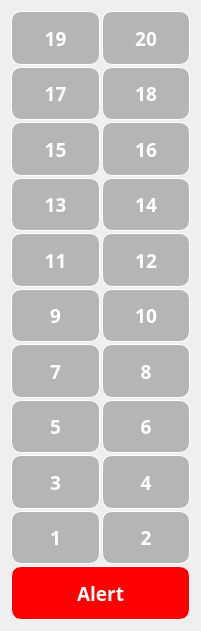
   <widget class="QWidget" name="gridLayoutWidget">
    <property name="geometry">
     <rect>
      <x>30</x>
      <y>140</y>
      <width>201</width>
      <height>631</height>
     </rect>
    </property>
    <property name="font">
     <font>
      <family>等线</family>
      <pointsize>14</pointsize>
      <weight>75</weight>
      <bold>true</bold>
     </font>
    </property>
    <property name="styleSheet">
     <string notr="true">QPushButton{
background-color: rgb(181, 181, 181);
color: white;
border-radius: 10px;
border: 1px white;
border-style: outset;
}
QPushButton:hover{
background-color: rgb(77, 199, 176);
}
QPushButton:pressed{
background-color: green;
color: white;
}</string>
    </property>
    <layout class="QGridLayout" name="Elevator1">
     <property name="sizeConstraint">
      <enum>QLayout::SetNoConstraint</enum>
     </property>
     <property name="spacing">
      <number>2</number>
     </property>
     <item row="4" column="2">
      <widget class="QPushButton" name="E1F16">
       <property name="sizePolicy">
        <sizepolicy hsizetype="Expanding" vsizetype="Expanding">
         <horstretch>0</horstretch>
         <verstretch>0</verstretch>
        </sizepolicy>
       </property>
       <property name="font">
        <font>
         <family>等线</family>
         <pointsize>14</pointsize>
         <weight>75</weight>
         <bold>true</bold>
        </font>
       </property>
       <property name="styleSheet">
        <string notr="true">QPushButton{
background-color: rgb(181, 181, 181);
color: white;
border-radius: 10px;
border: 1px white;
border-style: outset;
}
QPushButton:hover{
background-color: rgb(77, 199, 176);
}
QPushButton:pressed{
background-color: green;
color: white;
}</string>
       </property>
       <property name="text">
        <string>16</string>
       </property>
      </widget>
     </item>
     <item row="6" column="1">
      <widget class="QPushButton" name="E1F11">
       <property name="sizePolicy">
        <sizepolicy hsizetype="Expanding" vsizetype="Expanding">
         <horstretch>0</horstretch>
         <verstretch>0</verstretch>
        </sizepolicy>
       </property>
       <property name="font">
        <font>
         <family>等线</family>
         <pointsize>14</pointsize>
         <weight>75</weight>
         <bold>true</bold>
        </font>
       </property>
       <property name="styleSheet">
        <string notr="true">QPushButton{
background-color: rgb(181, 181, 181);
color: white;
border-radius: 10px;
border: 1px white;
border-style: outset;
}
QPushButton:hover{
background-color: rgb(77, 199, 176);
}
QPushButton:pressed{
background-color: green;
color: white;
}</string>
       </property>
       <property name="text">
        <string>11</string>
       </property>
      </widget>
     </item>
     <item row="8" column="1">
      <widget class="QPushButton" name="E1F7">
       <property name="sizePolicy">
        <sizepolicy hsizetype="Expanding" vsizetype="Expanding">
         <horstretch>0</horstretch>
         <verstretch>0</verstretch>
        </sizepolicy>
       </property>
       <property name="font">
        <font>
         <family>等线</family>
         <pointsize>14</pointsize>
         <weight>75</weight>
         <bold>true</bold>
        </font>
       </property>
       <property name="styleSheet">
        <string notr="true">QPushButton{
background-color: rgb(181, 181, 181);
color: white;
border-radius: 10px;
border: 1px white;
border-style: outset;
}
QPushButton:hover{
background-color: rgb(77, 199, 176);
}
QPushButton:pressed{
background-color: green;
color: white;
}</string>
       </property>
       <property name="text">
        <string>7</string>
       </property>
      </widget>
     </item>
     <item row="3" column="2">
      <widget class="QPushButton" name="E1F18">
       <property name="sizePolicy">
        <sizepolicy hsizetype="Expanding" vsizetype="Expanding">
         <horstretch>0</horstretch>
         <verstretch>0</verstretch>
        </sizepolicy>
       </property>
       <property name="font">
        <font>
         <family>等线</family>
         <pointsize>14</pointsize>
         <weight>75</weight>
         <bold>true</bold>
        </font>
       </property>
       <property name="styleSheet">
        <string notr="true">QPushButton{
background-color: rgb(181, 181, 181);
color: white;
border-radius: 10px;
border: 1px white;
border-style: outset;
}
QPushButton:hover{
background-color: rgb(77, 199, 176);
}
QPushButton:pressed{
background-color: green;
color: white;
}</string>
       </property>
       <property name="text">
        <string>18</string>
       </property>
      </widget>
     </item>
     <item row="10" column="1">
      <widget class="QPushButton" name="E1F3">
       <property name="sizePolicy">
        <sizepolicy hsizetype="Expanding" vsizetype="Expanding">
         <horstretch>0</horstretch>
         <verstretch>0</verstretch>
        </sizepolicy>
       </property>
       <property name="font">
        <font>
         <family>等线</family>
         <pointsize>14</pointsize>
         <weight>75</weight>
         <bold>true</bold>
        </font>
       </property>
       <property name="styleSheet">
        <string notr="true">QPushButton{
background-color: rgb(181, 181, 181);
color: white;
border-radius: 10px;
border: 1px white;
border-style: outset;
}
QPushButton:hover{
background-color: rgb(77, 199, 176);
}
QPushButton:pressed{
background-color: green;
color: white;
}</string>
       </property>
       <property name="text">
        <string>3</string>
       </property>
      </widget>
     </item>
     <item row="3" column="1">
      <widget class="QPushButton" name="E1F17">
       <property name="sizePolicy">
        <sizepolicy hsizetype="Expanding" vsizetype="Expanding">
         <horstretch>0</horstretch>
         <verstretch>0</verstretch>
        </sizepolicy>
       </property>
       <property name="font">
        <font>
         <family>等线</family>
         <pointsize>14</pointsize>
         <weight>75</weight>
         <bold>true</bold>
        </font>
       </property>
       <property name="styleSheet">
        <string notr="true">QPushButton{
background-color: rgb(181, 181, 181);
color: white;
border-radius: 10px;
border: 1px white;
border-style: outset;
}
QPushButton:hover{
background-color: rgb(77, 199, 176);
}
QPushButton:pressed{
background-color: green;
color: white;
}</string>
       </property>
       <property name="text">
        <string>17</string>
       </property>
      </widget>
     </item>
     <item row="2" column="1">
      <widget class="QPushButton" name="E1F19">
       <property name="sizePolicy">
        <sizepolicy hsizetype="Expanding" vsizetype="Expanding">
         <horstretch>0</horstretch>
         <verstretch>0</verstretch>
        </sizepolicy>
       </property>
       <property name="font">
        <font>
         <family>等线</family>
         <pointsize>14</pointsize>
         <weight>75</weight>
         <bold>true</bold>
        </font>
       </property>
       <property name="styleSheet">
        <string notr="true">QPushButton{
background-color: rgb(181, 181, 181);
color: white;
border-radius: 10px;
border: 1px white;
border-style: outset;
}
QPushButton:hover{
background-color: rgb(77, 199, 176);
}
QPushButton:pressed{
background-color: green;
color: white;
}</string>
       </property>
       <property name="text">
        <string>19</string>
       </property>
       <property name="flat">
        <bool>false</bool>
       </property>
      </widget>
     </item>
     <item row="5" column="2">
      <widget class="QPushButton" name="E1F14">
       <property name="sizePolicy">
        <sizepolicy hsizetype="Expanding" vsizetype="Expanding">
         <horstretch>0</horstretch>
         <verstretch>0</verstretch>
        </sizepolicy>
       </property>
       <property name="font">
        <font>
         <family>等线</family>
         <pointsize>14</pointsize>
         <weight>75</weight>
         <bold>true</bold>
        </font>
       </property>
       <property name="styleSheet">
        <string notr="true">QPushButton{
background-color: rgb(181, 181, 181);
color: white;
border-radius: 10px;
border: 1px white;
border-style: outset;
}
QPushButton:hover{
background-color: rgb(77, 199, 176);
}
QPushButton:pressed{
background-color: green;
color: white;
}</string>
       </property>
       <property name="text">
        <string>14</string>
       </property>
      </widget>
     </item>
     <item row="6" column="2">
      <widget class="QPushButton" name="E1F12">
       <property name="sizePolicy">
        <sizepolicy hsizetype="Expanding" vsizetype="Expanding">
         <horstretch>0</horstretch>
         <verstretch>0</verstretch>
        </sizepolicy>
       </property>
       <property name="font">
        <font>
         <family>等线</family>
         <pointsize>14</pointsize>
         <weight>75</weight>
         <bold>true</bold>
        </font>
       </property>
       <property name="styleSheet">
        <string notr="true">QPushButton{
background-color: rgb(181, 181, 181);
color: white;
border-radius: 10px;
border: 1px white;
border-style: outset;
}
QPushButton:hover{
background-color: rgb(77, 199, 176);
}
QPushButton:pressed{
background-color: green;
color: white;
}</string>
       </property>
       <property name="text">
        <string>12</string>
       </property>
      </widget>
     </item>
     <item row="10" column="2">
      <widget class="QPushButton" name="E1F4">
       <property name="sizePolicy">
        <sizepolicy hsizetype="Expanding" vsizetype="Expanding">
         <horstretch>0</horstretch>
         <verstretch>0</verstretch>
        </sizepolicy>
       </property>
       <property name="font">
        <font>
         <family>等线</family>
         <pointsize>14</pointsize>
         <weight>75</weight>
         <bold>true</bold>
        </font>
       </property>
       <property name="styleSheet">
        <string notr="true">QPushButton{
background-color: rgb(181, 181, 181);
color: white;
border-radius: 10px;
border: 1px white;
border-style: outset;
}
QPushButton:hover{
background-color: rgb(77, 199, 176);
}
QPushButton:pressed{
background-color: green;
color: white;
}</string>
       </property>
       <property name="text">
        <string>4</string>
       </property>
      </widget>
     </item>
     <item row="7" column="2">
      <widget class="QPushButton" name="E1F10">
       <property name="sizePolicy">
        <sizepolicy hsizetype="Expanding" vsizetype="Expanding">
         <horstretch>0</horstretch>
         <verstretch>0</verstretch>
        </sizepolicy>
       </property>
       <property name="font">
        <font>
         <family>等线</family>
         <pointsize>14</pointsize>
         <weight>75</weight>
         <bold>true</bold>
        </font>
       </property>
       <property name="styleSheet">
        <string notr="true">QPushButton{
background-color: rgb(181, 181, 181);
color: white;
border-radius: 10px;
border: 1px white;
border-style: outset;
}
QPushButton:hover{
background-color: rgb(77, 199, 176);
}
QPushButton:pressed{
background-color: green;
color: white;
}</string>
       </property>
       <property name="text">
        <string>10</string>
       </property>
       <property name="autoDefault">
        <bool>false</bool>
       </property>
       <property name="default">
        <bool>false</bool>
       </property>
       <property name="flat">
        <bool>false</bool>
       </property>
      </widget>
     </item>
     <item row="9" column="1">
      <widget class="QPushButton" name="E1F5">
       <property name="sizePolicy">
        <sizepolicy hsizetype="Expanding" vsizetype="Expanding">
         <horstretch>0</horstretch>
         <verstretch>0</verstretch>
        </sizepolicy>
       </property>
       <property name="font">
        <font>
         <family>等线</family>
         <pointsize>14</pointsize>
         <weight>75</weight>
         <bold>true</bold>
        </font>
       </property>
       <property name="styleSheet">
        <string notr="true">QPushButton{
background-color: rgb(181, 181, 181);
color: white;
border-radius: 10px;
border: 1px white;
border-style: outset;
}
QPushButton:hover{
background-color: rgb(77, 199, 176);
}
QPushButton:pressed{
background-color: green;
color: white;
}</string>
       </property>
       <property name="text">
        <string>5</string>
       </property>
      </widget>
     </item>
     <item row="11" column="2">
      <widget class="QPushButton" name="E1F2">
       <property name="sizePolicy">
        <sizepolicy hsizetype="Expanding" vsizetype="Expanding">
         <horstretch>0</horstretch>
         <verstretch>0</verstretch>
        </sizepolicy>
       </property>
       <property name="font">
        <font>
         <family>等线</family>
         <pointsize>14</pointsize>
         <weight>75</weight>
         <bold>true</bold>
        </font>
       </property>
       <property name="styleSheet">
        <string notr="true">QPushButton{
background-color: rgb(181, 181, 181);
color: white;
border-radius: 10px;
border: 1px white;
border-style: outset;
}
QPushButton:hover{
background-color: rgb(77, 199, 176);
}
QPushButton:pressed{
background-color: green;
color: white;
}</string>
       </property>
       <property name="text">
        <string>2</string>
       </property>
      </widget>
     </item>
     <item row="9" column="2">
      <widget class="QPushButton" name="E1F6">
       <property name="sizePolicy">
        <sizepolicy hsizetype="Expanding" vsizetype="Expanding">
         <horstretch>0</horstretch>
         <verstretch>0</verstretch>
        </sizepolicy>
       </property>
       <property name="font">
        <font>
         <family>等线</family>
         <pointsize>14</pointsize>
         <weight>75</weight>
         <bold>true</bold>
        </font>
       </property>
       <property name="styleSheet">
        <string notr="true">QPushButton{
background-color: rgb(181, 181, 181);
color: white;
border-radius: 10px;
border: 1px white;
border-style: outset;
}
QPushButton:hover{
background-color: rgb(77, 199, 176);
}
QPushButton:pressed{
background-color: green;
color: white;
}</string>
       </property>
       <property name="text">
        <string>6</string>
       </property>
      </widget>
     </item>
     <item row="7" column="1">
      <widget class="QPushButton" name="E1F9">
       <property name="sizePolicy">
        <sizepolicy hsizetype="Expanding" vsizetype="Expanding">
         <horstretch>0</horstretch>
         <verstretch>0</verstretch>
        </sizepolicy>
       </property>
       <property name="font">
        <font>
         <family>等线</family>
         <pointsize>14</pointsize>
         <weight>75</weight>
         <bold>true</bold>
        </font>
       </property>
       <property name="styleSheet">
        <string notr="true">QPushButton{
background-color: rgb(181, 181, 181);
color: white;
border-radius: 10px;
border: 1px white;
border-style: outset;
}
QPushButton:hover{
background-color: rgb(77, 199, 176);
}
QPushButton:pressed{
background-color: green;
color: white;
}</string>
       </property>
       <property name="text">
        <string>9</string>
       </property>
      </widget>
     </item>
     <item row="2" column="2">
      <widget class="QPushButton" name="E1F20">
       <property name="sizePolicy">
        <sizepolicy hsizetype="Expanding" vsizetype="Expanding">
         <horstretch>0</horstretch>
         <verstretch>0</verstretch>
        </sizepolicy>
       </property>
       <property name="font">
        <font>
         <family>等线</family>
         <pointsize>14</pointsize>
         <weight>75</weight>
         <bold>true</bold>
        </font>
       </property>
       <property name="styleSheet">
        <string notr="true">QPushButton{
background-color: rgb(181, 181, 181);
color: white;
border-radius: 10px;
border: 1px white;
border-style: outset;
}
QPushButton:hover{
background-color: rgb(77, 199, 176);
}
QPushButton:pressed{
background-color: green;
color: white;
}</string>
       </property>
       <property name="text">
        <string>20</string>
       </property>
      </widget>
     </item>
     <item row="8" column="2">
      <widget class="QPushButton" name="E1F8">
       <property name="sizePolicy">
        <sizepolicy hsizetype="Expanding" vsizetype="Expanding">
         <horstretch>0</horstretch>
         <verstretch>0</verstretch>
        </sizepolicy>
       </property>
       <property name="font">
        <font>
         <family>等线</family>
         <pointsize>14</pointsize>
         <weight>75</weight>
         <bold>true</bold>
        </font>
       </property>
       <property name="styleSheet">
        <string notr="true">QPushButton{
background-color: rgb(181, 181, 181);
color: white;
border-radius: 10px;
border: 1px white;
border-style: outset;
}
QPushButton:hover{
background-color: rgb(77, 199, 176);
}
QPushButton:pressed{
background-color: green;
color: white;
}</string>
       </property>
       <property name="text">
        <string>8</string>
       </property>
      </widget>
     </item>
     <item row="4" column="1">
      <widget class="QPushButton" name="E1F15">
       <property name="sizePolicy">
        <sizepolicy hsizetype="Expanding" vsizetype="Expanding">
         <horstretch>0</horstretch>
         <verstretch>0</verstretch>
        </sizepolicy>
       </property>
       <property name="font">
        <font>
         <family>等线</family>
         <pointsize>14</pointsize>
         <weight>75</weight>
         <bold>true</bold>
        </font>
       </property>
       <property name="styleSheet">
        <string notr="true">QPushButton{
background-color: rgb(181, 181, 181);
color: white;
border-radius: 10px;
border: 1px white;
border-style: outset;
}
QPushButton:hover{
background-color: rgb(77, 199, 176);
}
QPushButton:pressed{
background-color: green;
color: white;
}</string>
       </property>
       <property name="text">
        <string>15</string>
       </property>
      </widget>
     </item>
     <item row="11" column="1">
      <widget class="QPushButton" name="E1F1">
       <property name="sizePolicy">
        <sizepolicy hsizetype="Expanding" vsizetype="Expanding">
         <horstretch>0</horstretch>
         <verstretch>0</verstretch>
        </sizepolicy>
       </property>
       <property name="font">
        <font>
         <family>等线</family>
         <pointsize>14</pointsize>
         <weight>75</weight>
         <bold>true</bold>
        </font>
       </property>
       <property name="styleSheet">
        <string notr="true">QPushButton{
background-color: rgb(181, 181, 181);
color: white;
border-radius: 10px;
border: 1px white;
border-style: outset;
}
QPushButton:hover{
background-color: rgb(77, 199, 176);
}
QPushButton:pressed{
background-color: green;
color: white;
}</string>
       </property>
       <property name="text">
        <string>1</string>
       </property>
      </widget>
     </item>
     <item row="5" column="1">
      <widget class="QPushButton" name="E1F13">
       <property name="sizePolicy">
        <sizepolicy hsizetype="Expanding" vsizetype="Expanding">
         <horstretch>0</horstretch>
         <verstretch>0</verstretch>
        </sizepolicy>
       </property>
       <property name="font">
        <font>
         <family>等线</family>
         <pointsize>14</pointsize>
         <weight>75</weight>
         <bold>true</bold>
        </font>
       </property>
       <property name="styleSheet">
        <string notr="true">QPushButton{
background-color: rgb(181, 181, 181);
color: white;
border-radius: 10px;
border: 1px white;
border-style: outset;
}
QPushButton:hover{
background-color: rgb(77, 199, 176);
}
QPushButton:pressed{
background-color: green;
color: white;
}</string>
       </property>
       <property name="text">
        <string>13</string>
       </property>
      </widget>
     </item>
     <item row="12" column="1" colspan="2">
      <widget class="QPushButton" name="E1Alert">
       <property name="sizePolicy">
        <sizepolicy hsizetype="Expanding" vsizetype="Expanding">
         <horstretch>0</horstretch>
         <verstretch>0</verstretch>
        </sizepolicy>
       </property>
       <property name="font">
        <font>
         <family>等线</family>
         <pointsize>14</pointsize>
         <weight>75</weight>
         <bold>true</bold>
        </font>
       </property>
       <property name="styleSheet">
        <string notr="true">QPushButton{
background-color: red;
color: white;
border-radius: 10px;
border: 1px white;
border-style: outset;
}
QPushButton:hover{
background-color: orange;
}
QPushButton:pressed{
background-color: red;
color: white;
}</string>
       </property>
       <property name="text">
        <string>Alert</string>
       </property>
      </widget>
     </item>
    </layout>
   </widget>
